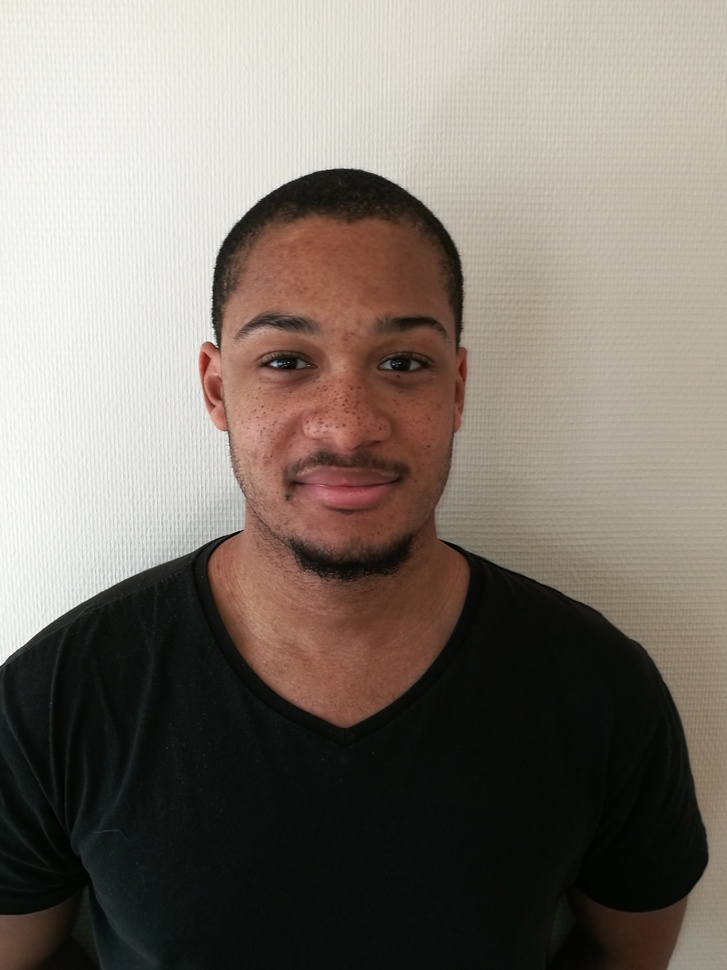
%> input picture img/Kevin2.jpg, 727 x 970 px, shrunk from 2976 x 3968 before the run
$ octave Double_detec.m   (GNU Octave 9; MATLAB toolbox functions it lacks are replaced by stand-ins)
%> lines starting %> are read from the running program, lines starting %| are printed output that depends on the picture
    I=imread('Kevin2.jpg');
%> I is the input picture: size 970x727x3 uint8; mean R, G, B 126.3, 118, 109.4

    I_gris=rgb2gray(I);
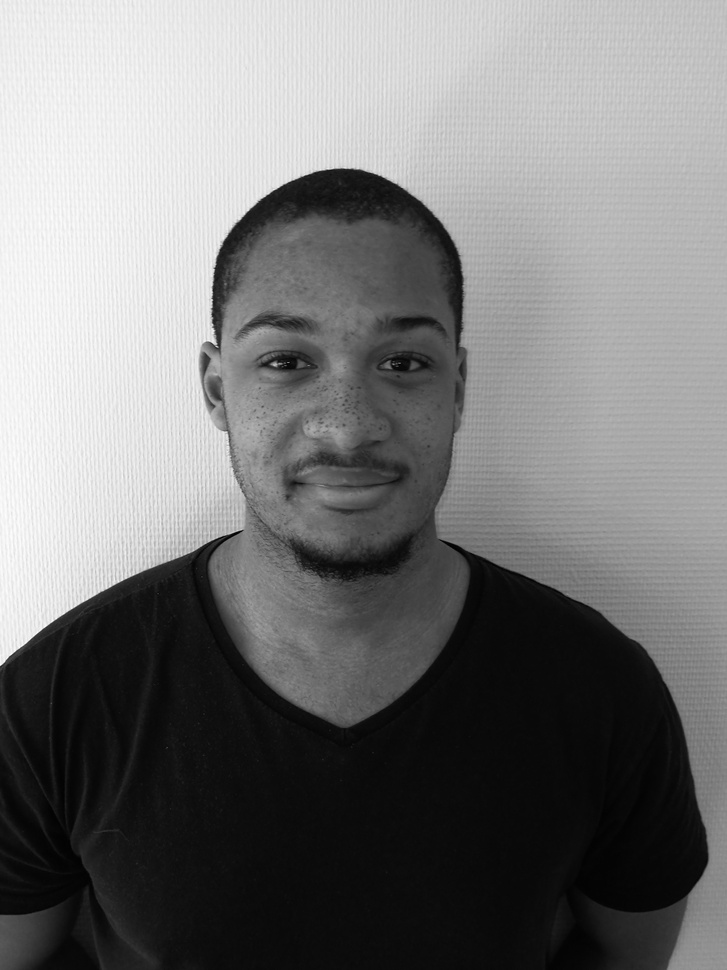
%> I_gris: size 970x727 uint8; min 0, max 254, mean 119.5

    [a b]=size(I(:,:,1));
%> a = 970; b = 727

    detector = vision.CascadeObjectDetector('FrontalFaceLBP', 'MinSize', [floor(a/10) floor(b/10)]);
    eyeDetector = vision.CascadeObjectDetector('EyePairBig');

%> (the run ends here)

$ run again, with img/Kevin1.jpg copied over img/Kevin2.jpg
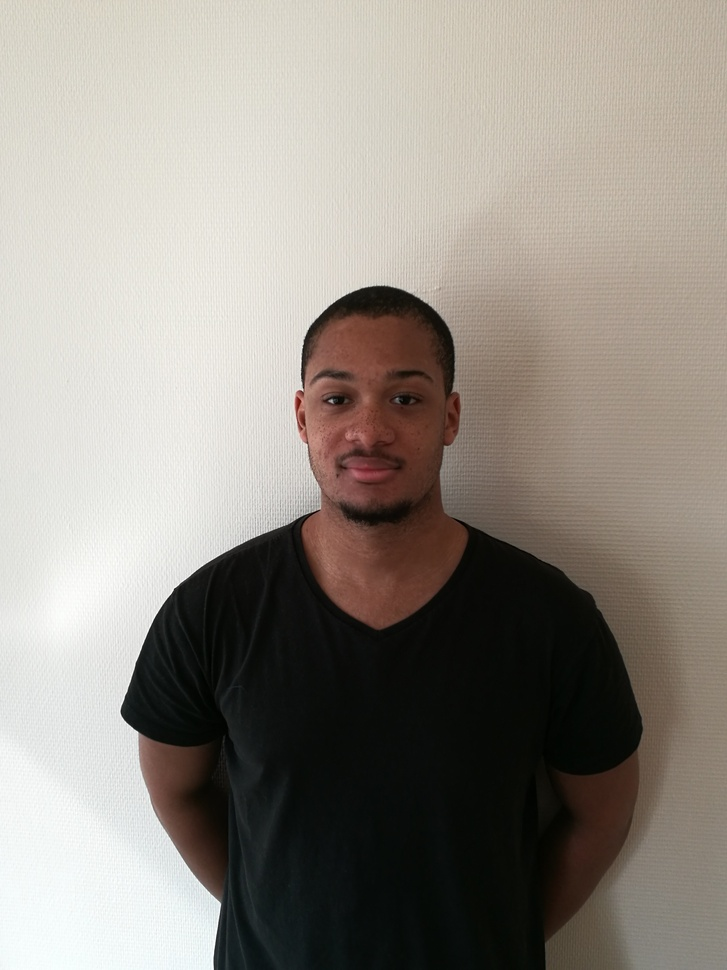
%> input picture img/Kevin1.jpg, 727 x 970 px, shrunk from 2976 x 3968 before the run
%> I is the input picture: size 970x727x3 uint8; mean R, G, B 146.7, 140.4, 132.4
%> `I_gris=rgb2gray(I);`:
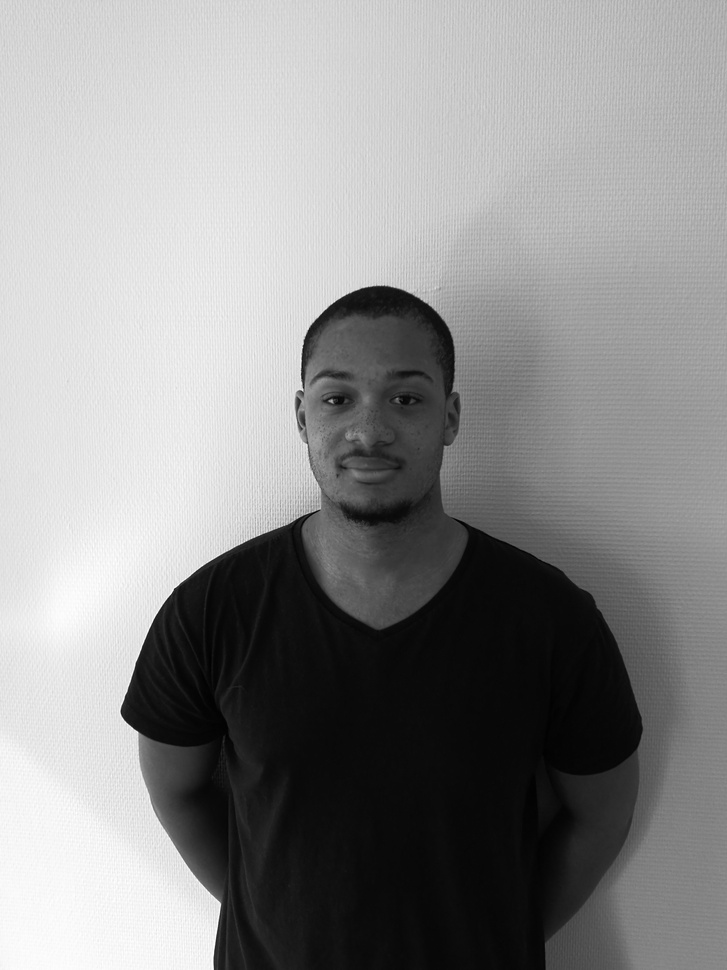
%> I_gris: size 970x727 uint8; min 1, max 255, mean 141.4
%> a = 970; b = 727

$ run again, with img/Kevin3.jpg copied over img/Kevin2.jpg
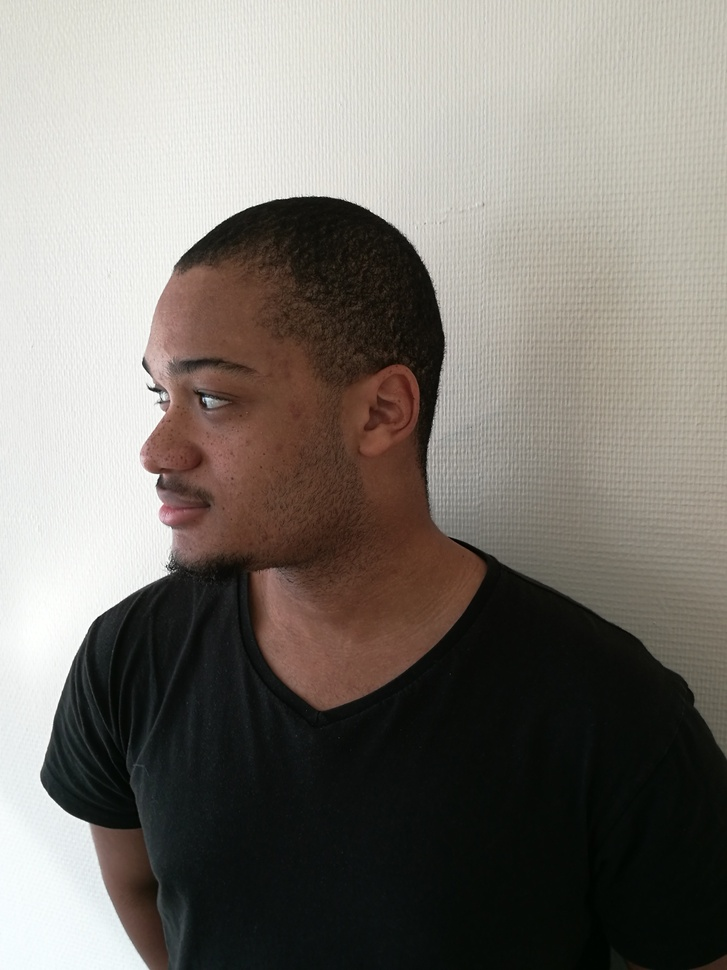
%> input picture img/Kevin3.jpg, 727 x 970 px, shrunk from 2976 x 3968 before the run
%> I is the input picture: size 970x727x3 uint8; mean R, G, B 124.9, 120, 113.5
%> `I_gris=rgb2gray(I);`:
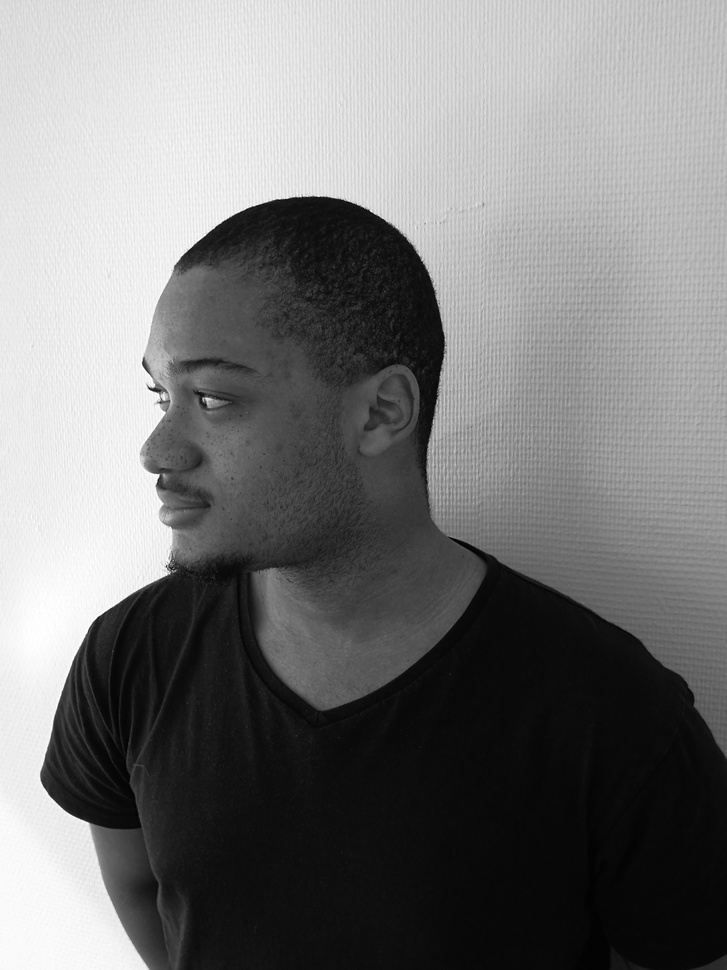
%> I_gris: size 970x727 uint8; min 1, max 255, mean 120.7
%> a = 970; b = 727

$ run again, with img/Kevin4.jpg copied over img/Kevin2.jpg
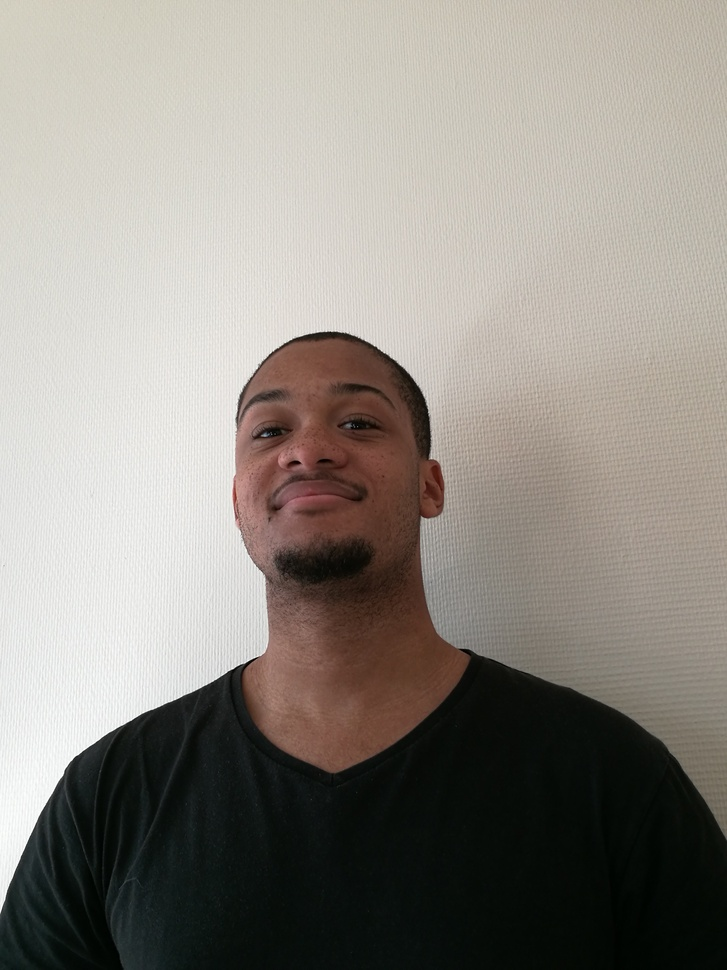
%> input picture img/Kevin4.jpg, 727 x 970 px, shrunk from 2976 x 3968 before the run
%> I is the input picture: size 970x727x3 uint8; mean R, G, B 143.9, 138.7, 131.5
%> `I_gris=rgb2gray(I);`:
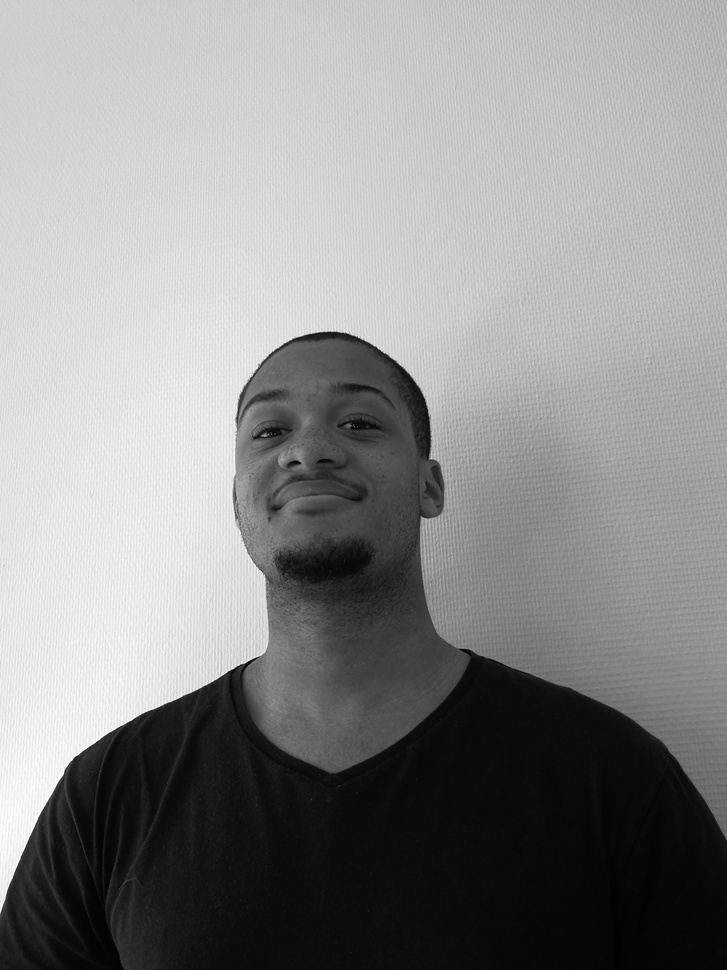
%> I_gris: size 970x727 uint8; min 0, max 255, mean 139.4
%> a = 970; b = 727
